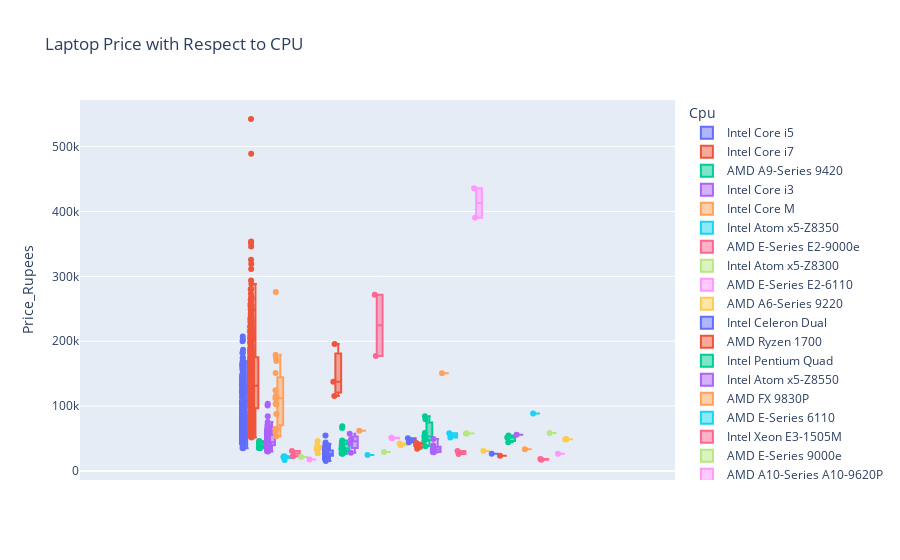

Notebook source saved alongside this figure:
### Markdown cell above
# Explanatory Data Analysis

### Code cell
fig = px.box(df, y="Price_Rupees",color='Cpu', points='all', title= "Laptop Price with Respect to CPU")
fig.show()

### Figure 1 — Plotly figure (JSON) as saved in the notebook; plotly's stock layout.template omitted (floating-point values rounded to 4 significant figures; data arrays with more than 128 entries replaced by an {"elided": "..."} marker saying what was removed)
{"data": [{"alignmentgroup": "True", "boxpoints": "all", "hovertemplate": "Cpu=Intel Core i5<br>Price_Rupees=%{y}<extra></extra>", "legendgroup": "Intel Core i5", "marker": {"color": "#636efa"}, "name": "Intel Core i5", "notched": false, "offsetgroup": "Intel Core i5", "orientation": "v", "showlegend": true, "type": "box", "x0": " ", "xaxis": "x", "y": {"elided": "423 float values"}, "y0": " ", "yaxis": "y"}, {"alignmentgroup": "True", "boxpoints": "all", "hovertemplate": "Cpu=Intel Core i7<br>Price_Rupees=%{y}<extra></extra>", "legendgroup": "Intel Core i7", "marker": {"color": "#EF553B"}, "name": "Intel Core i7", "notched": false, "offsetgroup": "Intel Core i7", "orientation": "v", "showlegend": true, "type": "box", "x0": " ", "xaxis": "x", "y": {"elided": "527 float values"}, "y0": " ", "yaxis": "y"}, {"alignmentgroup": "True", "boxpoints": "all", "hovertemplate": "Cpu=AMD A9-Series 9420<br>Price_Rupees=%{y}<extra></extra>", "legendgroup": "AMD A9-Series 9420", "marker": {"color": "#00cc96"}, "name": "AMD A9-Series 9420", "notched": false, "offsetgroup": "AMD A9-Series 9420", "orientation": "v", "showlegend": true, "type": "box", "x0": " ", "xaxis": "x", "y": [35580, 35140.0, 40120.0, 35850.0, 41720.0, 37890.0, 43500.0, 44390.0, 46330.0, 35490.0, 43500.0, 36380.0], "y0": " ", "yaxis": "y"}, {"alignmentgroup": "True", "boxpoints": "all", "hovertemplate": "Cpu=Intel Core i3<br>Price_Rupees=%{y}<extra></extra>", "legendgroup": "Intel Core i3", "marker": {"color": "#ab63fa"}, "name": "Intel Core i3", "notched": false, "offsetgroup": "Intel Core i3", "orientation": "v", "showlegend": true, "type": "box", "x0": " ", "xaxis": "x", "y": {"elided": "136 float values"}, "y0": " ", "yaxis": "y"}, {"alignmentgroup": "True", "boxpoints": "all", "hovertemplate": "Cpu=Intel Core M<br>Price_Rupees=%{y}<extra></extra>", "legendgroup": "Intel Core M", "marker": {"color": "#FFA15A"}, "name": "Intel Core M", "notched": false, "offsetgroup": "Intel Core M", "orientation": "v", "showlegend": true, "type": "box", "x0": " ", "xaxis": "x", "y": [112300.0, 179100.0, 87970.0, 174800.0, 53640.0, 59510.0, 103600.0, 275745, 115500.0, 103100.0, 169700.0, 115635, 124400.0, 151100.0, 103400.0, 113800.0, 64840.0, 64840.0, 64840.0], "y0": " ", "yaxis": "y"}, {"alignmentgroup": "True", "boxpoints": "all", "hovertemplate": "Cpu=Intel Atom x5-Z8350<br>Price_Rupees=%{y}<extra></extra>", "legendgroup": "Intel Atom x5-Z8350", "marker": {"color": "#19d3f3"}, "name": "Intel Atom x5-Z8350", "notched": false, "offsetgroup": "Intel Atom x5-Z8350", "orientation": "v", "showlegend": true, "type": "box", "x0": " ", "xaxis": "x", "y": [17070.0, 22140.0, 22680.0, 22150.0, 21260.0], "y0": " ", "yaxis": "y"}, {"alignmentgroup": "True", "boxpoints": "all", "hovertemplate": "Cpu=AMD E-Series E2-9000e<br>Price_Rupees=%{y}<extra></extra>", "legendgroup": "AMD E-Series E2-9000e", "marker": {"color": "#FF6692"}, "name": "AMD E-Series E2-9000e", "notched": false, "offsetgroup": "AMD E-Series E2-9000e", "orientation": "v", "showlegend": true, "type": "box", "x0": " ", "xaxis": "x", "y": [22950.0, 31040.0], "y0": " ", "yaxis": "y"}, {"alignmentgroup": "True", "boxpoints": "all", "hovertemplate": "Cpu=Intel Atom x5-Z8300<br>Price_Rupees=%{y}<extra></extra>", "legendgroup": "Intel Atom x5-Z8300", "marker": {"color": "#B6E880"}, "name": "Intel Atom x5-Z8300", "notched": false, "offsetgroup": "Intel Atom x5-Z8300", "orientation": "v", "showlegend": true, "type": "box", "x0": " ", "xaxis": "x", "y": [21790.0], "y0": " ", "yaxis": "y"}, {"alignmentgroup": "True", "boxpoints": "all", "hovertemplate": "Cpu=AMD E-Series E2-6110<br>Price_Rupees=%{y}<extra></extra>", "legendgroup": "AMD E-Series E2-6110", "marker": {"color": "#FF97FF"}, "name": "AMD E-Series E2-6110", "notched": false, "offsetgroup": "AMD E-Series E2-6110", "orientation": "v", "showlegend": true, "type": "box", "x0": " ", "xaxis": "x", "y": [17700.0], "y0": " ", "yaxis": "y"}, {"alignmentgroup": "True", "boxpoints": "all", "hovertemplate": "Cpu=AMD A6-Series 9220<br>Price_Rupees=%{y}<extra></extra>", "legendgroup": "AMD A6-Series 9220", "marker": {"color": "#FECB52"}, "name": "AMD A6-Series 9220", "notched": false, "offsetgroup": "AMD A6-Series 9220", "orientation": "v", "showlegend": true, "type": "box", "x0": " ", "xaxis": "x", "y": [39050.0, 35450.0, 35490.0, 32820.0, 27490.0, 46170.0, 35400.0, 35490.0], "y0": " ", "yaxis": "y"}, {"alignmentgroup": "True", "boxpoints": "all", "hovertemplate": "Cpu=Intel Celeron Dual<br>Price_Rupees=%{y}<extra></extra>", "legendgroup": "Intel Celeron Dual", "marker": {"color": "#636efa"}, "name": "Intel Celeron Dual", "notched": false, "offsetgroup": "Intel Celeron Dual", "orientation": "v", "showlegend": true, "type": "box", "x0": " ", "xaxis": "x", "y": [22150.0, 20370.0, 23040.0, 22450.0, 30600.0, 30950.0, 23127, 17700.0, 24460.0, 40910.0, 25970.0, 24460.0, 24450.0, 24820.0, 33360.0, 28640.0, 27490.0, 25440.0, 27220.0, 27080.0, 26600.0, 23930.0, 30870.0, 38690.0, 30243, 26600.0, 23570.0, 21790.0, 19920.0, 31040.0, 26240.0, 35490.0, 22150.0, 24370.0, 37270.0, 44030.0, 37270.0, 28290.0, 33360.0, 23930.0, 26510.0, 29350.0, 42250.0, 18050.0, 26600.0, 34250.0, 31580.0, 54700.0, 26600.0, 30950.0, 26420.0, 31930.0, 25700.0, 31040.0, 34600.0, 24070.0, 25610.0, 18590.0, 24730.0, 22150.0, 32820.0, 29620.0, 24190.0, 15480.0, 30150.0, 25710.0, 33710.0, 18590.0, 20370.0, 32820.0, 25710.0, 33710.0, 18590.0, 20370.0, 32820.0, 25710.0, 33710.0, 18590.0, 20370.0, 32820.0], "y0": " ", "yaxis": "y"}, {"alignmentgroup": "True", "boxpoints": "all", "hovertemplate": "Cpu=AMD Ryzen 1700<br>Price_Rupees=%{y}<extra></extra>", "legendgroup": "AMD Ryzen 1700", "marker": {"color": "#EF553B"}, "name": "AMD Ryzen 1700", "notched": false, "offsetgroup": "AMD Ryzen 1700", "orientation": "v", "showlegend": true, "type": "box", "x0": " ", "xaxis": "x", "y": [115500.0, 137800.0, 195600.0], "y0": " ", "yaxis": "y"}, {"alignmentgroup": "True", "boxpoints": "all", "hovertemplate": "Cpu=Intel Pentium Quad<br>Price_Rupees=%{y}<extra></extra>", "legendgroup": "Intel Pentium Quad", "marker": {"color": "#00cc96"}, "name": "Intel Pentium Quad", "notched": false, "offsetgroup": "Intel Pentium Quad", "orientation": "v", "showlegend": true, "type": "box", "x0": " ", "xaxis": "x", "y": [41450.0, 32330.0, 32020.0, 43140.0, 34600.0, 31040.0, 42610.0, 27040.0, 35490.0, 30600.0, 34600.0, 31040.0, 41840.0, 26510.0, 66180.0, 39940.0, 35490.0, 32820.0, 27490.0, 47140.0, 68940.0, 33801, 35000.0, 44475, 27490.0, 28820.0, 39490.0], "y0": " ", "yaxis": "y"}, {"alignmentgroup": "True", "boxpoints": "all", "hovertemplate": "Cpu=Intel Atom x5-Z8550<br>Price_Rupees=%{y}<extra></extra>", "legendgroup": "Intel Atom x5-Z8550", "marker": {"color": "#ab63fa"}, "name": "Intel Atom x5-Z8550", "notched": false, "offsetgroup": "Intel Atom x5-Z8550", "orientation": "v", "showlegend": true, "type": "box", "x0": " ", "xaxis": "x", "y": [28380.0, 57490.0, 48830.0, 42610.0], "y0": " ", "yaxis": "y"}, {"alignmentgroup": "True", "boxpoints": "all", "hovertemplate": "Cpu=AMD FX 9830P<br>Price_Rupees=%{y}<extra></extra>", "legendgroup": "AMD FX 9830P", "marker": {"color": "#FFA15A"}, "name": "AMD FX 9830P", "notched": false, "offsetgroup": "AMD FX 9830P", "orientation": "v", "showlegend": true, "type": "box", "x0": " ", "xaxis": "x", "y": [62180.0], "y0": " ", "yaxis": "y"}, {"alignmentgroup": "True", "boxpoints": "all", "hovertemplate": "Cpu=AMD E-Series 6110<br>Price_Rupees=%{y}<extra></extra>", "legendgroup": "AMD E-Series 6110", "marker": {"color": "#19d3f3"}, "name": "AMD E-Series 6110", "notched": false, "offsetgroup": "AMD E-Series 6110", "orientation": "v", "showlegend": true, "type": "box", "x0": " ", "xaxis": "x", "y": [24730.0], "y0": " ", "yaxis": "y"}, {"alignmentgroup": "True", "boxpoints": "all", "hovertemplate": "Cpu=Intel Xeon E3-1505M<br>Price_Rupees=%{y}<extra></extra>", "legendgroup": "Intel Xeon E3-1505M", "marker": {"color": "#FF6692"}, "name": "Intel Xeon E3-1505M", "notched": false, "offsetgroup": "Intel Xeon E3-1505M", "orientation": "v", "showlegend": true, "type": "box", "x0": " ", "xaxis": "x", "y": [271700.0, 177300.0], "y0": " ", "yaxis": "y"}, {"alignmentgroup": "True", "boxpoints": "all", "hovertemplate": "Cpu=AMD E-Series 9000e<br>Price_Rupees=%{y}<extra></extra>", "legendgroup": "AMD E-Series 9000e", "marker": {"color": "#B6E880"}, "name": "AMD E-Series 9000e", "notched": false, "offsetgroup": "AMD E-Series 9000e", "orientation": "v", "showlegend": true, "type": "box", "x0": " ", "xaxis": "x", "y": [29350.0], "y0": " ", "yaxis": "y"}, {"alignmentgroup": "True", "boxpoints": "all", "hovertemplate": "Cpu=AMD A10-Series A10-9620P<br>Price_Rupees=%{y}<extra></extra>", "legendgroup": "AMD A10-Series A10-9620P", "marker": {"color": "#FF97FF"}, "name": "AMD A10-Series A10-9620P", "notched": false, "offsetgroup": "AMD A10-Series A10-9620P", "orientation": "v", "showlegend": true, "type": "box", "x0": " ", "xaxis": "x", "y": [51150.0, 50600.0], "y0": " ", "yaxis": "y"}, {"alignmentgroup": "True", "boxpoints": "all", "hovertemplate": "Cpu=AMD A6-Series A6-9220<br>Price_Rupees=%{y}<extra></extra>", "legendgroup": "AMD A6-Series A6-9220", "marker": {"color": "#FECB52"}, "name": "AMD A6-Series A6-9220", "notched": false, "offsetgroup": "AMD A6-Series A6-9220", "orientation": "v", "showlegend": true, "type": "box", "x0": " ", "xaxis": "x", "y": [39660.0, 42600.0], "y0": " ", "yaxis": "y"}, {"alignmentgroup": "True", "boxpoints": "all", "hovertemplate": "Cpu=AMD A10-Series 9600P<br>Price_Rupees=%{y}<extra></extra>", "legendgroup": "AMD A10-Series 9600P", "marker": {"color": "#636efa"}, "name": "AMD A10-Series 9600P", "notched": false, "offsetgroup": "AMD A10-Series 9600P", "orientation": "v", "showlegend": true, "type": "box", "x0": " ", "xaxis": "x", "y": [44390.0, 50610.0], "y0": " ", "yaxis": "y"}, {"alignmentgroup": "True", "boxpoints": "all", "hovertemplate": "Cpu=AMD A8-Series 7410<br>Price_Rupees=%{y}<extra></extra>", "legendgroup": "AMD A8-Series 7410", "marker": {"color": "#EF553B"}, "name": "AMD A8-Series 7410", "notched": false, "offsetgroup": "AMD A8-Series 7410", "orientation": "v", "showlegend": true, "type": "box", "x0": " ", "xaxis": "x", "y": [41720.0, 43500.0, 39940.0, 34420.0], "y0": " ", "yaxis": "y"}, {"alignmentgroup": "True", "boxpoints": "all", "hovertemplate": "Cpu=AMD A12-Series 9720P<br>Price_Rupees=%{y}<extra></extra>", "legendgroup": "AMD A12-Series 9720P", "marker": {"color": "#00cc96"}, "name": "AMD A12-Series 9720P", "notched": false, "offsetgroup": "AMD A12-Series 9720P", "orientation": "v", "showlegend": true, "type": "box", "x0": " ", "xaxis": "x", "y": [58620.0, 79970.0, 84410.0, 38160.0, 48830.0, 47050.0, 53150.0], "y0": " ", "yaxis": "y"}, {"alignmentgroup": "True", "boxpoints": "all", "hovertemplate": "Cpu=Intel Celeron Quad<br>Price_Rupees=%{y}<extra></extra>", "legendgroup": "Intel Celeron Quad", "marker": {"color": "#ab63fa"}, "name": "Intel Celeron Quad", "notched": false, "offsetgroup": "Intel Celeron Quad", "orientation": "v", "showlegend": true, "type": "box", "x0": " ", "xaxis": "x", "y": [49190.0, 39940.0, 32820.0, 34600.0, 29260.0, 33710.0, 29260.0, 28910.0], "y0": " ", "yaxis": "y"}, {"alignmentgroup": "True", "boxpoints": "all", "hovertemplate": "Cpu=AMD Ryzen 1600<br>Price_Rupees=%{y}<extra></extra>", "legendgroup": "AMD Ryzen 1600", "marker": {"color": "#FFA15A"}, "name": "AMD Ryzen 1600", "notched": false, "offsetgroup": "AMD Ryzen 1600", "orientation": "v", "showlegend": true, "type": "box", "x0": " ", "xaxis": "x", "y": [150800.0], "y0": " ", "yaxis": "y"}, {"alignmentgroup": "True", "boxpoints": "all", "hovertemplate": "Cpu=AMD A10-Series 9620P<br>Price_Rupees=%{y}<extra></extra>", "legendgroup": "AMD A10-Series 9620P", "marker": {"color": "#19d3f3"}, "name": "AMD A10-Series 9620P", "notched": false, "offsetgroup": "AMD A10-Series 9620P", "orientation": "v", "showlegend": true, "type": "box", "x0": " ", "xaxis": "x", "y": [51500.0, 58260.0], "y0": " ", "yaxis": "y"}, {"alignmentgroup": "True", "boxpoints": "all", "hovertemplate": "Cpu=AMD E-Series 7110<br>Price_Rupees=%{y}<extra></extra>", "legendgroup": "AMD E-Series 7110", "marker": {"color": "#FF6692"}, "name": "AMD E-Series 7110", "notched": false, "offsetgroup": "AMD E-Series 7110", "orientation": "v", "showlegend": true, "type": "box", "x0": " ", "xaxis": "x", "y": [31040.0, 26420.0], "y0": " ", "yaxis": "y"}, {"alignmentgroup": "True", "boxpoints": "all", "hovertemplate": "Cpu=AMD A9-Series A9-9420<br>Price_Rupees=%{y}<extra></extra>", "legendgroup": "AMD A9-Series A9-9420", "marker": {"color": "#B6E880"}, "name": "AMD A9-Series A9-9420", "notched": false, "offsetgroup": "AMD A9-Series A9-9420", "orientation": "v", "showlegend": true, "type": "box", "x0": " ", "xaxis": "x", "y": [57730.0, 57820.0], "y0": " ", "yaxis": "y"}, {"alignmentgroup": "True", "boxpoints": "all", "hovertemplate": "Cpu=Intel Xeon E3-1535M<br>Price_Rupees=%{y}<extra></extra>", "legendgroup": "Intel Xeon E3-1535M", "marker": {"color": "#FF97FF"}, "name": "Intel Xeon E3-1535M", "notched": false, "offsetgroup": "Intel Xeon E3-1535M", "orientation": "v", "showlegend": true, "type": "box", "x0": " ", "xaxis": "x", "y": [435800.0, 390400.0], "y0": " ", "yaxis": "y"}, {"alignmentgroup": "True", "boxpoints": "all", "hovertemplate": "Cpu=AMD E-Series E2-9000<br>Price_Rupees=%{y}<extra></extra>", "legendgroup": "AMD E-Series E2-9000", "marker": {"color": "#FECB52"}, "name": "AMD E-Series E2-9000", "notched": false, "offsetgroup": "AMD E-Series E2-9000", "orientation": "v", "showlegend": true, "type": "box", "x0": " ", "xaxis": "x", "y": [31040.0], "y0": " ", "yaxis": "y"}, {"alignmentgroup": "True", "boxpoints": "all", "hovertemplate": "Cpu=AMD A6-Series 7310<br>Price_Rupees=%{y}<extra></extra>", "legendgroup": "AMD A6-Series 7310", "marker": {"color": "#636efa"}, "name": "AMD A6-Series 7310", "notched": false, "offsetgroup": "AMD A6-Series 7310", "orientation": "v", "showlegend": true, "type": "box", "x0": " ", "xaxis": "x", "y": [26510.0], "y0": " ", "yaxis": "y"}, {"alignmentgroup": "True", "boxpoints": "all", "hovertemplate": "Cpu=Intel Atom Z8350<br>Price_Rupees=%{y}<extra></extra>", "legendgroup": "Intel Atom Z8350", "marker": {"color": "#EF553B"}, "name": "Intel Atom Z8350", "notched": false, "offsetgroup": "Intel Atom Z8350", "orientation": "v", "showlegend": true, "type": "box", "x0": " ", "xaxis": "x", "y": [23570.0], "y0": " ", "yaxis": "y"}, {"alignmentgroup": "True", "boxpoints": "all", "hovertemplate": "Cpu=Intel Pentium Dual<br>Price_Rupees=%{y}<extra></extra>", "legendgroup": "Intel Pentium Dual", "marker": {"color": "#00cc96"}, "name": "Intel Pentium Dual", "notched": false, "offsetgroup": "Intel Pentium Dual", "orientation": "v", "showlegend": true, "type": "box", "x0": " ", "xaxis": "x", "y": [51760.0, 44390.0, 54700.0], "y0": " ", "yaxis": "y"}, {"alignmentgroup": "True", "boxpoints": "all", "hovertemplate": "Cpu=AMD A12-Series 9700P<br>Price_Rupees=%{y}<extra></extra>", "legendgroup": "AMD A12-Series 9700P", "marker": {"color": "#ab63fa"}, "name": "AMD A12-Series 9700P", "notched": false, "offsetgroup": "AMD A12-Series 9700P", "orientation": "v", "showlegend": true, "type": "box", "x0": " ", "xaxis": "x", "y": [55950.0], "y0": " ", "yaxis": "y"}, {"alignmentgroup": "True", "boxpoints": "all", "hovertemplate": "Cpu=AMD A4-Series 7210<br>Price_Rupees=%{y}<extra></extra>", "legendgroup": "AMD A4-Series 7210", "marker": {"color": "#FFA15A"}, "name": "AMD A4-Series 7210", "notched": false, "offsetgroup": "AMD A4-Series 7210", "orientation": "v", "showlegend": true, "type": "box", "x0": " ", "xaxis": "x", "y": [33710.0], "y0": " ", "yaxis": "y"}, {"alignmentgroup": "True", "boxpoints": "all", "hovertemplate": "Cpu=AMD FX 8800P<br>Price_Rupees=%{y}<extra></extra>", "legendgroup": "AMD FX 8800P", "marker": {"color": "#19d3f3"}, "name": "AMD FX 8800P", "notched": false, "offsetgroup": "AMD FX 8800P", "orientation": "v", "showlegend": true, "type": "box", "x0": " ", "xaxis": "x", "y": [88860.0], "y0": " ", "yaxis": "y"}, {"alignmentgroup": "True", "boxpoints": "all", "hovertemplate": "Cpu=Intel Atom X5-Z8350<br>Price_Rupees=%{y}<extra></extra>", "legendgroup": "Intel Atom X5-Z8350", "marker": {"color": "#FF6692"}, "name": "Intel Atom X5-Z8350", "notched": false, "offsetgroup": "Intel Atom X5-Z8350", "orientation": "v", "showlegend": true, "type": "box", "x0": " ", "xaxis": "x", "y": [18750.0, 17430.0], "y0": " ", "yaxis": "y"}, {"alignmentgroup": "True", "boxpoints": "all", "hovertemplate": "Cpu=Samsung Cortex A72&A53<br>Price_Rupees=%{y}<extra></extra>", "legendgroup": "Samsung Cortex A72&A53", "marker": {"color": "#B6E880"}, "name": "Samsung Cortex A72&A53", "notched": false, "offsetgroup": "Samsung Cortex A72&A53", "orientation": "v", "showlegend": true, "type": "box", "x0": " ", "xaxis": "x", "y": [58620.0], "y0": " ", "yaxis": "y"}, {"alignmentgroup": "True", "boxpoints": "all", "hovertemplate": "Cpu=AMD E-Series 9000<br>Price_Rupees=%{y}<extra></extra>", "legendgroup": "AMD E-Series 9000", "marker": {"color": "#FF97FF"}, "name": "AMD E-Series 9000", "notched": false, "offsetgroup": "AMD E-Series 9000", "orientation": "v", "showlegend": true, "type": "box", "x0": " ", "xaxis": "x", "y": [26600.0], "y0": " ", "yaxis": "y"}, {"alignmentgroup": "True", "boxpoints": "all", "hovertemplate": "Cpu=AMD A9-Series 9410<br>Price_Rupees=%{y}<extra></extra>", "legendgroup": "AMD A9-Series 9410", "marker": {"color": "#FECB52"}, "name": "AMD A9-Series 9410", "notched": false, "offsetgroup": "AMD A9-Series 9410", "orientation": "v", "showlegend": true, "type": "box", "x0": " ", "xaxis": "x", "y": [48920.0, 48920.0, 48920.0], "y0": " ", "yaxis": "y"}], "layout": {"boxmode": "group", "legend": {"title": {"text": "Cpu"}, "tracegroupgap": 0}, "title": {"text": "Laptop Price with Respect to CPU"}, "xaxis": {"anchor": "y", "domain": [0, 1]}, "yaxis": {"anchor": "x", "domain": [0, 1], "title": {"text": "Price_Rupees"}}}}
